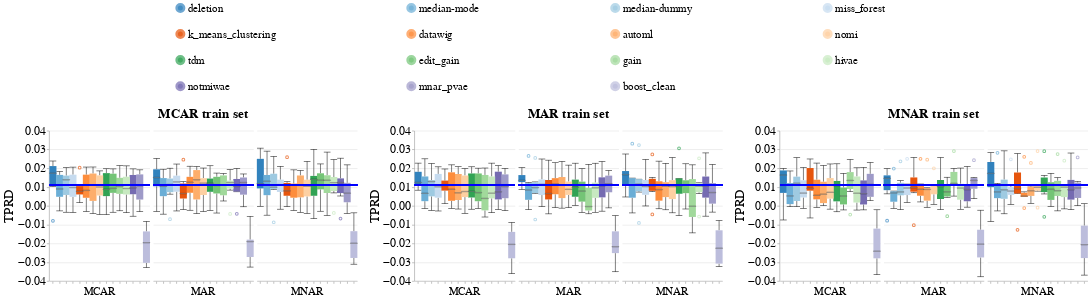

Write notebook code for a chart like this one.
### Code cell
create_box_plots_for_diff_imputers_v2(dataset_name=DATASET_NAME,
                                      model_name='gandalf_clf',
                                      group=SENSITIVE_ATTR_FOR_DISPARITY_METRICS,
                                      metric_name='Equalized_Odds_TPR',
                                      db_client=db_client)

### Figure 1 — Vega-Lite specification as saved in the notebook (floating-point values rounded to 4 significant figures; data arrays with more than 128 entries replaced by an {"elided": "..."} marker saying what was removed)
{"config": {"view": {"continuousWidth": 400, "continuousHeight": 300, "stroke": null}, "axis": {"labelFontSize": 24, "labelFontWeight": "normal", "titleFontSize": 26, "titleFontWeight": "normal"}, "facet": {"spacing": 5}, "header": {"labelFontSize": 22, "labelOrient": "bottom", "labelPadding": 5, "titleFontSize": 26}, "legend": {"columns": 4, "direction": "horizontal", "labelFontSize": 22, "labelLimit": 400, "orient": "top", "symbolOffset": 250, "symbolStrokeWidth": 10, "titleAnchor": "middle", "titleFontSize": 24, "titleLimit": 300}, "title": {"fontSize": 26}}, "hconcat": [{"data": {"name": "data-02c4880429d45811b494e83d98d0e17c"}, "facet": {"column": {"field": "Test_Injection_Strategy", "sort": ["MCAR", "MAR", "MNAR"], "title": "MCAR train set", "type": "nominal"}}, "spec": {"layer": [{"mark": {"type": "boxplot", "median": {"stroke": "black", "strokeWidth": 0.7}, "ticks": true}, "encoding": {"color": {"field": "Null_Imputer_Name", "scale": {"scheme": "category20c"}, "sort": ["deletion", "median-mode", "median-dummy", "miss_forest", "k_means_clustering", "datawig", "automl", "nomi", "tdm", "edit_gain", "gain", "hivae", "notmiwae", "mnar_pvae"], "title": null, "type": "nominal"}, "x": {"axis": {"labels": false}, "field": "Null_Imputer_Name", "sort": ["deletion", "median-mode", "median-dummy", "miss_forest", "k_means_clustering", "datawig", "automl", "nomi", "tdm", "edit_gain", "gain", "hivae", "notmiwae", "mnar_pvae"], "title": null, "type": "nominal"}, "y": {"field": "Metric_Value", "scale": {"zero": false}, "title": "TPRD", "type": "quantitative"}}}, {"mark": "rule", "encoding": {"color": {"value": "blue"}, "size": {"value": 2}, "y": {"field": "Baseline_Median", "type": "quantitative"}}}], "width": 200}}, {"data": {"name": "data-02e56f859db72057db4ee7dd24e05108"}, "facet": {"column": {"field": "Test_Injection_Strategy", "sort": ["MCAR", "MAR", "MNAR"], "title": "MAR train set", "type": "nominal"}}, "spec": {"layer": [{"mark": {"type": "boxplot", "median": {"stroke": "black", "strokeWidth": 0.7}, "ticks": true}, "encoding": {"color": {"field": "Null_Imputer_Name", "scale": {"scheme": "category20c"}, "sort": ["deletion", "median-mode", "median-dummy", "miss_forest", "k_means_clustering", "datawig", "automl", "nomi", "tdm", "edit_gain", "gain", "hivae", "notmiwae", "mnar_pvae"], "title": null, "type": "nominal"}, "x": {"axis": {"labels": false}, "field": "Null_Imputer_Name", "sort": ["deletion", "median-mode", "median-dummy", "miss_forest", "k_means_clustering", "datawig", "automl", "nomi", "tdm", "edit_gain", "gain", "hivae", "notmiwae", "mnar_pvae"], "title": null, "type": "nominal"}, "y": {"field": "Metric_Value", "scale": {"zero": false}, "title": "TPRD", "type": "quantitative"}}}, {"mark": "rule", "encoding": {"color": {"value": "blue"}, "size": {"value": 2}, "y": {"field": "Baseline_Median", "type": "quantitative"}}}], "width": 200}}, {"data": {"name": "data-990de8080004882d52d6489ffe104e13"}, "facet": {"column": {"field": "Test_Injection_Strategy", "sort": ["MCAR", "MAR", "MNAR"], "title": "MNAR train set", "type": "nominal"}}, "spec": {"layer": [{"mark": {"type": "boxplot", "median": {"stroke": "black", "strokeWidth": 0.7}, "ticks": true}, "encoding": {"color": {"field": "Null_Imputer_Name", "scale": {"scheme": "category20c"}, "sort": ["deletion", "median-mode", "median-dummy", "miss_forest", "k_means_clustering", "datawig", "automl", "nomi", "tdm", "edit_gain", "gain", "hivae", "notmiwae", "mnar_pvae"], "title": null, "type": "nominal"}, "x": {"axis": {"labels": false}, "field": "Null_Imputer_Name", "sort": ["deletion", "median-mode", "median-dummy", "miss_forest", "k_means_clustering", "datawig", "automl", "nomi", "tdm", "edit_gain", "gain", "hivae", "notmiwae", "mnar_pvae"], "title": null, "type": "nominal"}, "y": {"field": "Metric_Value", "scale": {"zero": false}, "title": "TPRD", "type": "quantitative"}}}, {"mark": "rule", "encoding": {"color": {"value": "blue"}, "size": {"value": 2}, "y": {"field": "Baseline_Median", "type": "quantitative"}}}], "width": 200}}], "resolve": {"scale": {"color": "shared", "y": "shared"}}, "$schema": "https://vega.github.io/schema/vega-lite/v4.17.0.json", "datasets": {"data-02c4880429d45811b494e83d98d0e17c": {"elided": "270 records"}, "data-02e56f859db72057db4ee7dd24e05108": {"elided": "270 records"}, "data-990de8080004882d52d6489ffe104e13": {"elided": "270 records"}}}
